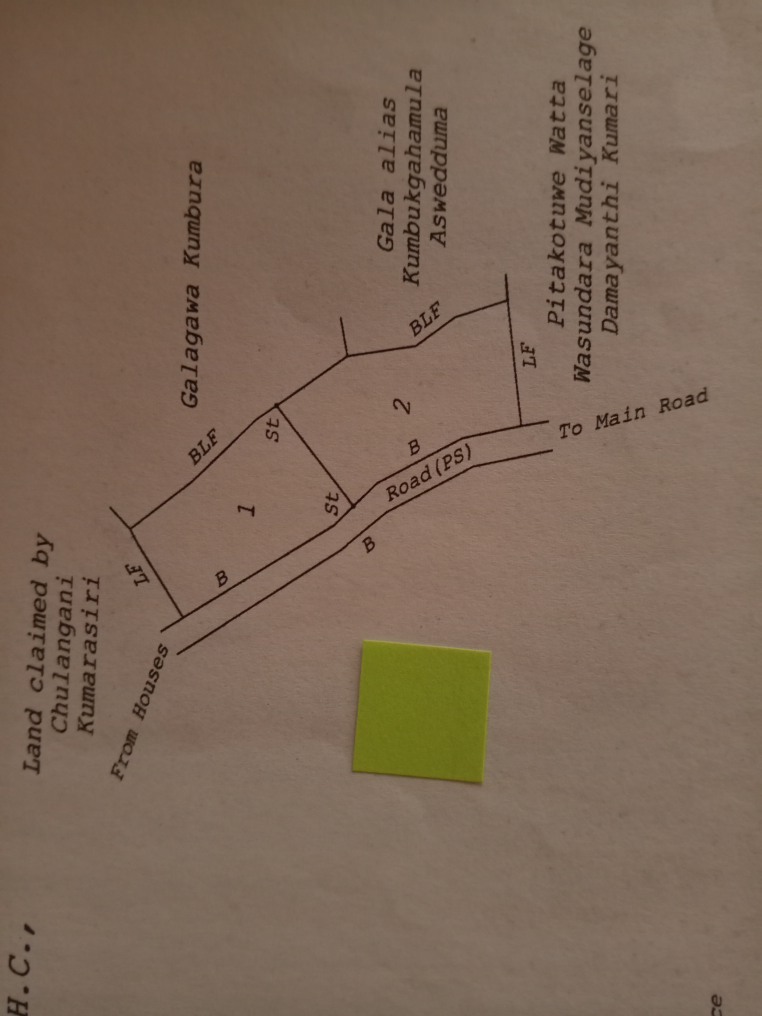
#> input picture images/plan (11).jpg, 3048 x 4064 px, given in place of plan (17).jpg, which was not available (shown at 1/4 size)
$ python -i gui_button.py   (imports and definitions only)   (older library calls are emulated)
#> lines starting #> are read from the running program, lines starting #| are printed output that depends on the picture; after the words box and inside, x2 and y2 are one past the last pixel; in counts of white or black regions, pixels touching at a corner belong together; long printed decimals are rounded; pictures that were not available may be replaced by others from this repository, and a replacement may not be noted
import cv2
import numpy as np
import matplotlib.pyplot as plt
import random
import tkinter as tk
from tkinter import filedialog, simpledialog, messagebox

# First code for pixel area calculation (no changes here)
def distance(pt1, pt2):
    return np.sqrt((pt1[0] - pt2[0])**2 + (pt1[1] - pt2[1])**2)

def calculate_pixel_area(image_path):
    # Load the image
    image = cv2.imread(image_path)
#> image is the input picture: shape (4064, 3048, 3); mean B, G, R 87.5, 104.2, 125.3

    # Convert image to HSV color space for better color detection
    hsv_image = cv2.cvtColor(image, cv2.COLOR_BGR2HSV)
#> hsv_image: shape (4064, 3048, 3); mean H, S, V 12.8, 78.6, 125.4

    # Define the range for yellow to green color (HSV range)
    lower_yellow_green = np.array([30, 100, 100])  # Lower bound of yellow-green
    upper_yellow_green = np.array([90, 255, 255])  # Upper bound of yellow-green

    # Create a mask for the square based on color
    mask = cv2.inRange(hsv_image, lower_yellow_green, upper_yellow_green)
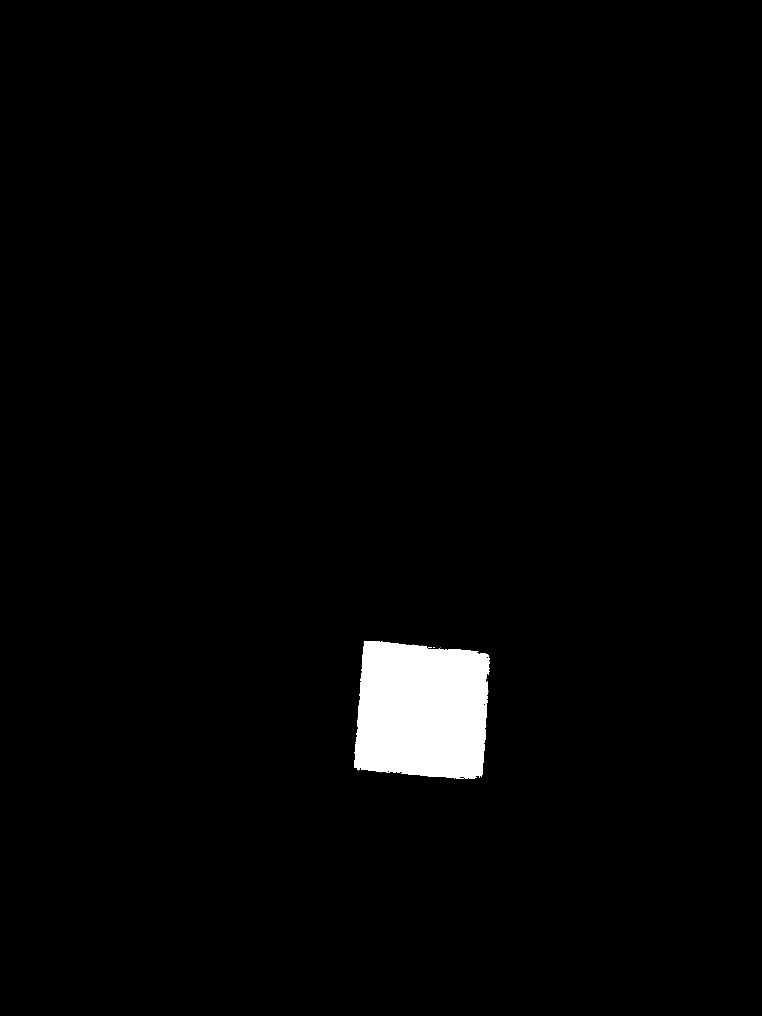
#> mask: shape (4064, 3048) (shown at 1/4 size); 2.1% white; 5 white regions (4 under 20 px)

    # Find contours of the detected areas
    contours, _ = cv2.findContours(mask, cv2.RETR_TREE, cv2.CHAIN_APPROX_SIMPLE)
#> contours = 38 contours, 29 with area under 20; largest, box (x1, y1, x2, y2) and area: (1416, 2564, 1960, 3116) 259791, (1471, 3075, 1489, 3079) 49, (1935, 2815, 1943, 2823) 38, (1947, 2625, 1953, 2633) 33, (1669, 2588, 1681, 2593) 33

    for contour in contours:
        approx = cv2.approxPolyDP(contour, 0.02 * cv2.arcLength(contour, True), True)

        if len(approx) == 4:  # Square detected
            pts = approx.reshape(4, 2)
            side_lengths = [distance(pts[i], pts[(i+1)%4]) for i in range(4)]
            width_pixels = side_lengths[0]
            height_pixels = side_lengths[1]

            # Real-world dimensions in mm (from physical measurements)
            real_width_mm = real_height_mm = 15
            pixel_size_mm_w = real_width_mm / width_pixels
            pixel_size_mm_h = real_height_mm / height_pixels
            pixel_size_mm = (pixel_size_mm_w + pixel_size_mm_h) / 2
            # pixel_area_mm2 = (15*15)/(width_pixels*height_pixels)
            pixel_area_mm2 = pixel_size_mm ** 2
            pixel_area_um2 = pixel_area_mm2 * 1e6

            print(f"Pixel size: {pixel_size_mm:.6f} mm")
            print(f"Pixel area: {pixel_area_mm2:.6f} mm^2")
            print(f"Pixel area: {pixel_area_um2:.2f} μm^2")

            return pixel_area_mm2  # Return the area of a single pixel in mm²
#> this loop made 2 passes
#> (pts, side_lengths, width_pixels, height_pixels, real_width_mm, real_height_mm, pixel_size_mm_w, pixel_size_mm_h) on pass 2: ([[1924, 3104], [1924, 3105], [1927, 3105], [1927, 3104]], [1, 3, 1, 3], 1, 3, 15, 15, 15, 5)
#| Pixel size: 10.000 mm
#| Pixel area: 100.000 mm^2
#| Pixel area: 100000000.00 μm^2
    return None

# Function to handle button clicks and close the scale selection window
def on_scale_select(scale_value, window, scale_var):
    scale_var.set(scale_value)
    window.destroy()

# Function to ask user for the plan scale using buttons
def ask_scale():
    scale_var = tk.StringVar()  # Variable to store the selected scale
    scale_window = tk.Toplevel()  # Create a new window for scale selection
    scale_window.title("Select Plan Scale")

    label = tk.Label(scale_window, text="Select the plan scale:")
    label.pack(pady=10)

    # Create buttons for 1:1000 and 1:500
    button_1000 = tk.Button(scale_window, text="1:1000", command=lambda: on_scale_select("1:1000", scale_window, scale_var))
    button_1000.pack(pady=5)

    button_500 = tk.Button(scale_window, text="1:500", command=lambda: on_scale_select("1:500", scale_window, scale_var))
    button_500.pack(pady=5)

    scale_window.mainloop()

    return scale_var.get()

# Function to calculate total land area
def calculate_total_land_area(image_path, pixel_area_mm2):
    root = tk.Tk()
    root.withdraw()

    # Call ask_scale() to display buttons for scale selection
    scale_input = ask_scale()

    if scale_input == "1:1000":
        scale_factor = 1000 * 1000  # Scale for 1:1000 in cm²
    elif scale_input == "1:500":
        scale_factor = 500 * 500  # Scale for 1:500 in cm²
    else:
        messagebox.showerror("Error", "Invalid scale selected.")
        return

    # Load the image
    image = cv2.imread(image_path)

    # Convert the image to grayscale and apply Gaussian blur
    gray_image = cv2.cvtColor(image, cv2.COLOR_BGR2GRAY)
    blurred_image = cv2.GaussianBlur(gray_image, (5, 5), 0)

    # Edge detection using Sobel operator
    grad_x = cv2.Sobel(blurred_image, cv2.CV_64F, 1, 0, ksize=3)
    grad_y = cv2.Sobel(blurred_image, cv2.CV_64F, 0, 1, ksize=3)
    gradient_magnitude = np.sqrt(grad_x**2 + grad_y**2)
    gradient_magnitude = np.uint8(gradient_magnitude)

    # Thresholding to get binary edges
    _, binary_edges = cv2.threshold(gradient_magnitude, 50, 255, cv2.THRESH_BINARY)

    # Find contours of the land boundary
    contours, _ = cv2.findContours(binary_edges.copy(), cv2.RETR_EXTERNAL, cv2.CHAIN_APPROX_SIMPLE)
    largest_contour = max(contours, key=cv2.contourArea)

    # Create a blank image for the contour
    contour_image = np.zeros_like(gray_image)
    cv2.drawContours(contour_image, [largest_contour], -1, (255), 2)

    # Perform flood fill to get the filled shape
    moments = cv2.moments(largest_contour)
    centroid_x = int(moments['m10'] / moments['m00'])
    centroid_y = int(moments['m01'] / moments['m00'])
    flood_fill_mask = np.zeros((contour_image.shape[0] + 2, contour_image.shape[1] + 2), dtype=np.uint8)
    cv2.floodFill(contour_image, flood_fill_mask, (centroid_x, centroid_y), 255)

    # Morphological opening to clean up the shape
    kernel = cv2.getStructuringElement(cv2.MORPH_RECT, (35, 35))
    cleaned_shape = cv2.morphologyEx(contour_image, cv2.MORPH_OPEN, kernel)

    # Calculate the number of white pixels in the filled shape
    num_white_pixels = np.sum(cleaned_shape == 255)

    # Calculate the total area of the land based on the pixel area and scale
    total_land_area_mm2 = num_white_pixels * pixel_area_mm2
    total_land_area_cm2 = total_land_area_mm2 / 100  # Convert mm² to cm²
    total_land_area_scaled_cm2 = total_land_area_cm2 * scale_factor  # Scale it to 1:1000 or 1:500

    total_land_area_m2 = total_land_area_scaled_cm2 / 10000  # Convert cm² to m²

    # Ask the user how many portions to divide the land into
    num_portions = simpledialog.askinteger("Input", "To how many portions should the land get divided:")

    pixels_per_portion = num_white_pixels // num_portions
    portion_area_m2 = total_land_area_m2 / num_portions

    # Function to generate random colors
    def generate_random_color():
        return (random.randint(0, 255), random.randint(0, 255), random.randint(0, 255))

    # Generate colors for each portion
    portion_colors = [generate_random_color() for _ in range(num_portions)]

    # Create a copy of the original image to draw the divided land
    divided_image = np.zeros_like(image)
    current_portion = 0
    colored_pixels_count = 0

    # Divide the land into portions and color them
    for y in range(cleaned_shape.shape[0]):
        for x in range(cleaned_shape.shape[1]):
            if cleaned_shape[y, x] == 255:
                divided_image[y, x] = portion_colors[current_portion]
                colored_pixels_count += 1

                if colored_pixels_count == pixels_per_portion:
                    current_portion += 1
                    colored_pixels_count = 0

                if current_portion == num_portions:
                    break
        if current_portion == num_portions:
            break

    # Overlay contours and borders on the original image
    original_with_contours = image.copy()
    for portion_color in portion_colors:
        mask = cv2.inRange(divided_image, portion_color, portion_color)
        contours, _ = cv2.findContours(mask, cv2.RETR_EXTERNAL, cv2.CHAIN_APPROX_SIMPLE)
        original_image_divided = cv2.drawContours(original_with_contours, contours, -1, (255, 0, 0), 2)

    # Display the original image, land boundary contour, cleaned shape, divided image, and borders
    plt.figure(figsize=(15, 10))

    plt.subplot(2, 3, 1)
    plt.imshow(cv2.cvtColor(image, cv2.COLOR_BGR2RGB))
    plt.title('Original Image')
    plt.axis('off')

    plt.subplot(2, 3, 2)
    plt.imshow(contour_image, cmap='gray')
    plt.title('Land Boundary Contour (Sobel)')
    plt.axis('off')

    plt.subplot(2, 3, 3)
    plt.imshow(cleaned_shape, cmap='gray')
    plt.title('Cleaned Shape')
    plt.axis('off')

    plt.subplot(2, 3, 4)
    plt.imshow(cv2.cvtColor(divided_image, cv2.COLOR_BGR2RGB))
    plt.title('Divided Land Image')
    plt.axis('off')

    plt.subplot(2, 3, 5)
    plt.imshow(cv2.cvtColor(original_image_divided, cv2.COLOR_BGR2RGB))
    plt.title('Original Image with Borders')
    plt.axis('off')

    plt.subplot(2, 3, 6)
    plt.text(0.1, 0.8, f'Total Land Area: {total_land_area_m2:.2f} m²', fontsize=14)
    plt.text(0.1, 0.6, f'Portion Area: {portion_area_m2:.2f} m²', fontsize=14)
    plt.axis('off')

    plt.show()

# Main code execution
def main():
    # Create a Tkinter root window
    root = tk.Tk()
    root.withdraw()  # Hide the root window

    image_path = 'D:/UOP/3rd year/Sem 5/CSC3141 - Image Processing Laboratory/SurveyPlanProject/images/plan (17).jpg'

    if not image_path:
        messagebox.showerror("Error", "No image selected.")
        return

    # Calculate pixel area in mm²
    pixel_area_mm2 = calculate_pixel_area(image_path)
#> pixel_area_mm2 = 100

    if pixel_area_mm2 is not None:
        # Calculate the total land area
        calculate_total_land_area(image_path, pixel_area_mm2)
    else:
        messagebox.showerror("Error", "Could not detect the square for pixel area calculation.")

# [2 lines not run here, left out]

>>> result = main()

$ run again, on images/plan (13).jpg
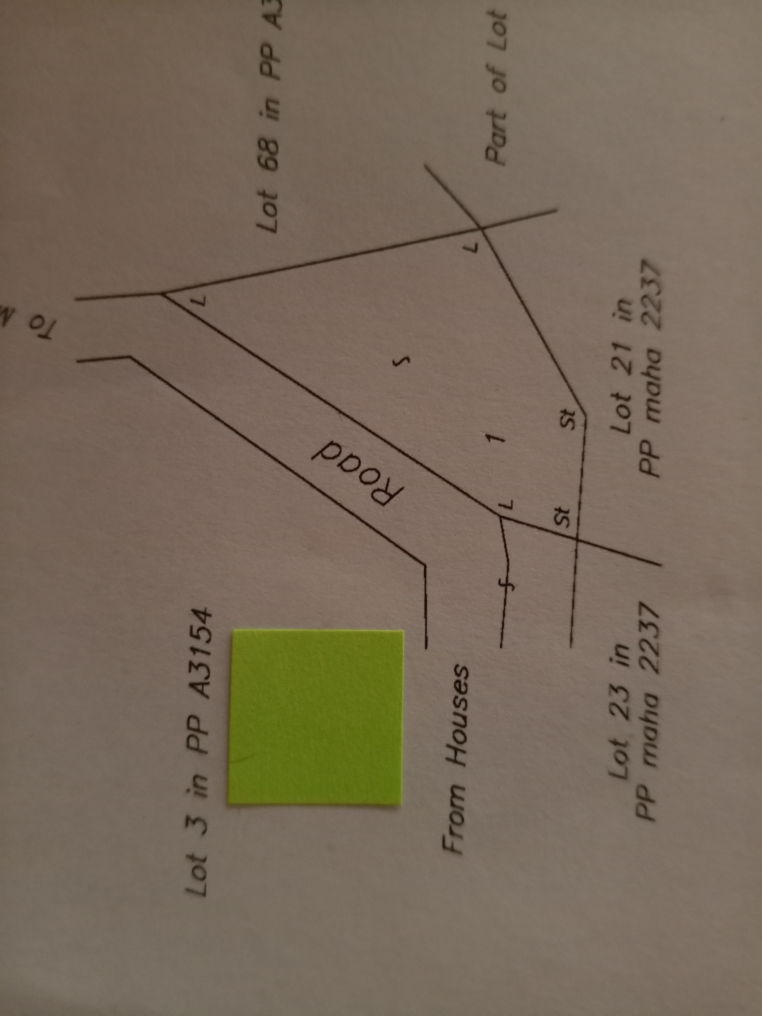
#> input picture images/plan (13).jpg, 3048 x 4064 px, given in place of plan (17).jpg, which was not available (shown at 1/4 size)
#> in calculate_pixel_area, image is the input picture: shape (4064, 3048, 3); mean B, G, R 88.8, 104.7, 119.1
#> hsv_image: shape (4064, 3048, 3); mean H, S, V 14.4, 66.9, 119.6
#> in calculate_pixel_area, `mask = cv2.inRange(hsv_image, lower_yellow_green, upper_yellow_green)`:
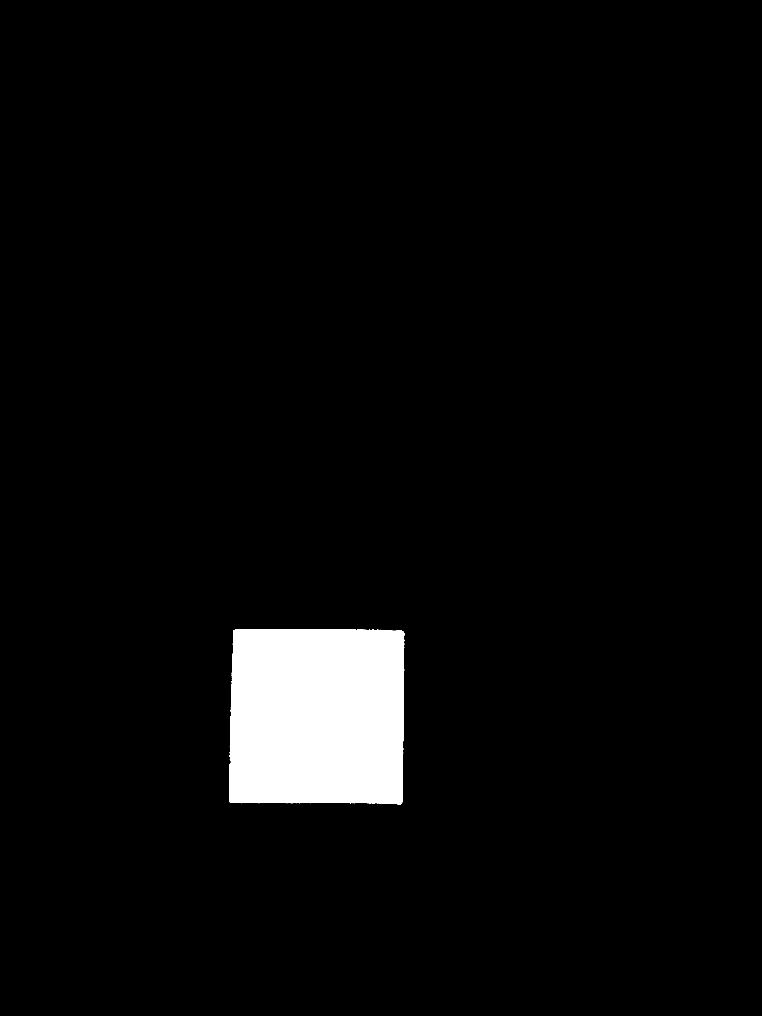
#> mask: shape (4064, 3048) (shown at 1/4 size); 3.9% white; 2 white regions (1 under 20 px)
#> contours = 36 contours, 33 with area under 20; largest, box (x1, y1, x2, y2) and area: (916, 2516, 1617, 3219) 476966, (953, 3037, 966, 3046) 55, (982, 3028, 990, 3035) 23
#> the loop in calculate_pixel_area, `for contour in contours:` made 2 passes
#> approx on pass 1: [[920, 3051]]
#> (printed output is left out)
#> in main, `pixel_area_mm2 = calculate_pixel_area(image_path)`: pixel_area_mm2 = 0.000477
